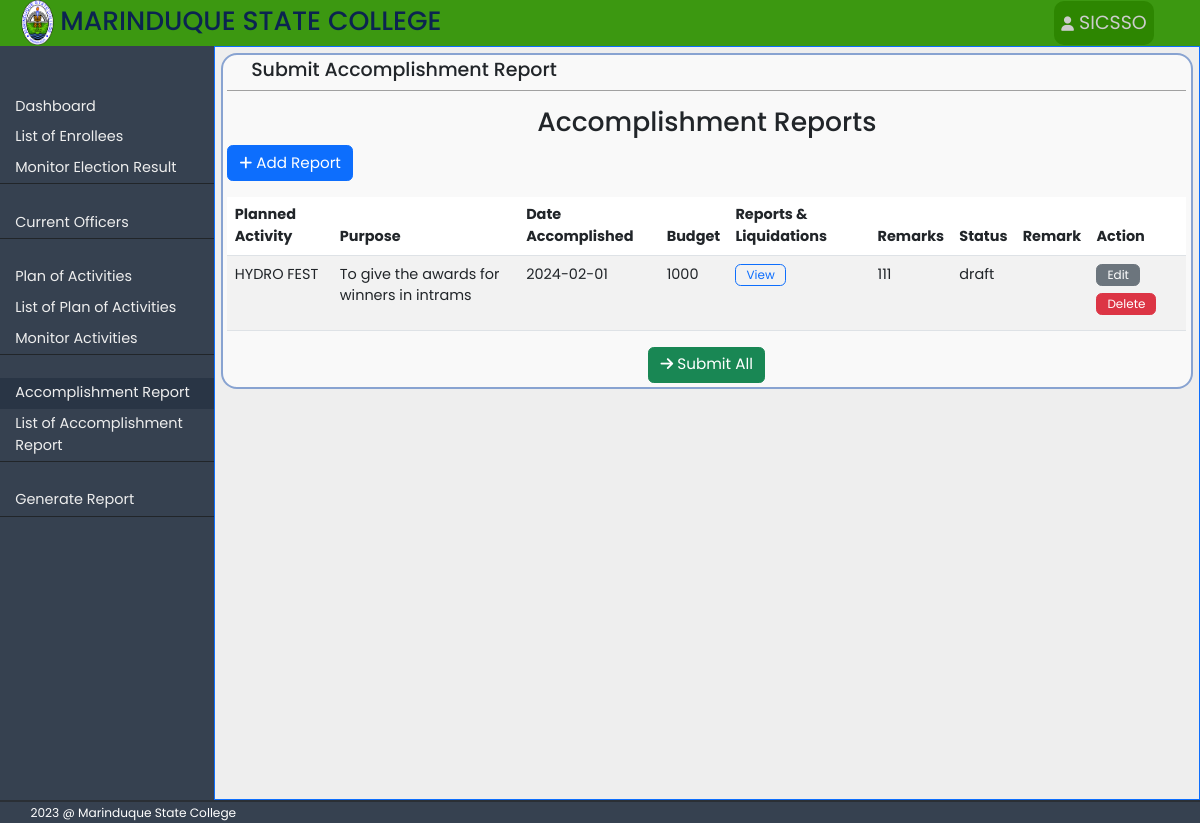
/student-org/student-org-accomplishment-report.php (signed in), run on the app's committed database.
### tables this page shows
CREATE TABLE `accomplishment_reports` (
  `id` int(11) NOT NULL,
  `planned_activity` varchar(50) NOT NULL,
  `purpose` varchar(100) NOT NULL,
  `date_accomplished` varchar(50) NOT NULL,
  `budget` varchar(50) NOT NULL,
  `liquidations` varchar(100) NOT NULL,
  `remarks` varchar(100) NOT NULL,
  `venue` varchar(100) DEFAULT NULL,
  `sponsors` varchar(100) DEFAULT NULL,
  `nature_of_activity` varchar(100) DEFAULT NULL,
  `beneficiaries` varchar(100) DEFAULT NULL,
  `target_output` varchar(100) DEFAULT NULL,
  `name_of_org` varchar(50) NOT NULL,
  `date_submitted` varchar(50) DEFAULT NULL,
  `school_year` varchar(50) DEFAULT NULL,
  `remark` varchar(100) NOT NULL DEFAULT '',
  `status` varchar(50) NOT NULL DEFAULT 'draft',
  `evaluated` varchar(100) NOT NULL
);

### classes/database.php (called while the page is built, shortened)
<?php
class database
{
  private $servername = 'localhost';
  private $username = 'root';
  private $password = '';
  private $dbname = 'etrack';
  public $mysqli = '';
  public function __construct()
  {
    $this->mysqli = new mysqli($this->servername, $this->username, $this->password, $this->dbname);
  }
  public function advanceSelect($table, $rows = '*', $where = '')
  {
    if ($where == '') {
      $sql = "SELECT $rows FROM $table";
      return $this->mysqli->query($sql);
    } else if($where != '') {
      $sql = "SELECT $rows FROM $table WHERE $where";
      return $this->mysqli->query($sql);
    }
  }
}

### student-org/student-org-accomplishment-report.php (the view, shortened to what this page needs)
<?php
include "../classes/database.php";
include "../classes/user.php";
$student_org = new database();
?>
<!DOCTYPE html>
<html lang="en">
<head>
  <link rel="stylesheet" href="../css/bootstrap/bootstrap.css?<?php echo time(); ?>">
  <link rel="stylesheet" href="../css/admin.css?<?php echo time(); ?>">
</head>
<body>
  <div class="body">
    <div class="header bg-green-1">
      <div class="d-flex align-items-center"><img class="header-logo" src="../images/msc_logo.png" alt="msc logo">
        <h3 class=" header-texts">MARINDUQUE STATE COLLEGE</h3>
      </div>
      <div class="dropdown">
        <button class="dropbtn"><i class="fa-solid fa-user"></i> <?php User::printSession('name_of_org'); ?></button>
      </div>
    </div>
    <div class="page-content">
    <?php
      require 'student-org-navigations.php';
    ?>
      <div class="content border border-primary">
        <div class="content-container">
          <div class="content-header">
            <h5>Submit Accomplishment Report</h5>
          </div>
          <h3 class="text-center">Accomplishment Reports</h3>
          <div class="d-flex justify-content-between">
            <a class="btn btn-primary mb-3" href="add-accomplishment-report.php"><i class="fa-solid fa-plus"></i> Add Report</a>
          </div>
          <div class="table-responsive">
            <table class="table table-striped table-hover">
              <thead>
                <tr>
                  <th>Planned Activity</th>
                  <th>Purpose</th>
                  <th>Date Accomplished</th>
                  <th>Budget</th>
                  <th>Reports & Liquidations</th>
                  <th>Remarks</th>
                  <th>Status</th>
                  <th>Remark</th>
                  <th>Action</th>
                </tr>
              </thead>
              <tbody>
                <?php
                $name_of_org = User::returnValueSession('name_of_org');
                $accomplishment_reports = $student_org->advanceSelect('accomplishment_reports', '*', "name_of_org = '$name_of_org' AND (status = 'draft' OR status = 'returned' OR status = 'submitted') ORDER BY id DESC");
                 while ($row = mysqli_fetch_assoc($accomplishment_reports)) {
                ?>
                <tr>
                  <td><?php echo $row['planned_activity']; ?></td>
                  <td><?php echo $row['purpose']; ?></td>
                  <td><?php echo $row['date_accomplished']; ?></td>
                  <td><?php echo $row['budget']; ?></td>
                  <td><a class="btn btn-outline-primary" href="../uploads/<?php echo $row['liquidations']; ?>" target="_blank">View</a></td>
                  <td><?php echo $row['remarks']; ?></td>
                  <td> <?php echo $row['status'] ?></td>
                  <td><?php echo $row['remark']; ?></td>
                  <td>
                    <a class="btn btn-secondary mb-2  <?php if($row['status'] == 'submitted'){ echo 'disabled';} ?> " href="edit-accomplishment-report.php?id=<?php echo $row['id']; ?>"> Edit</a>
                    <a class="btn btn-danger mb-2  <?php if($row['status'] == 'submitted'){ echo 'disabled';} ?> " href="delete-accomplishment-report.php?id=<?php echo $row['id']; ?>">Delete</a>
                  </td>
                </tr>
                <?php } ?>
              </tbody>
            </table>
          </div>
          <div class="d-flex justify-content-center">
            <a class="btn btn-success" href="submit-accomplishment-report.php"><i class="fa-solid fa-arrow-right"></i> Submit All</a>
          </div>
        </div>
      </div>
    </div>
  </div>
  <?php
    require 'student-org-footer.php';
  ?>
</body>
</html>

### css/admin.css (style rules this page uses)
* { box-sizing: border-box; font-family: Poppins, sans-serif; padding: 0; margin: 0; word-wrap: break-word; font-size: .95rem; }
a { text-decoration: none; color: #EEEEEE; }
.bg-green-1 { background-color: #3C9811; }
.body { max-width: 1440px; margin: auto; }
.header { height: 3rem; max-width: 1440px; padding: 0 3rem 0 1rem; display: flex; justify-content: space-between; align-items: center; }
.header-logo { height: 45px; }
.header-texts { margin-top: .3rem; color: #0b2450; }
.page-content { display: flex; }
.content { width: 90%; padding: .4rem; background-color: #EEEEEE; }
.content-container { background: #f9f9f9; border: 2px solid rgba(25, 78, 170, 0.5); border-radius: 16px; padding: 0.3rem; overflow: hidden; }
.content-header { padding: 0 2vw; border-bottom: 1px solid #a1a1a1; margin-bottom: 1rem; }
.dropbtn { background-color:#2d8601 ; color: rgb(31, 31, 31); padding: .5rem; font-size: 1.25rem; border: none; cursor: pointer; border-radius: 10px; }
button.dropbtn { color: rgb(204, 204, 204); }
.dropdown { position: relative; display: inline-block; }
table { word-wrap: break-word; }
td .btn { font-size: 0.83em; padding: 1px 10px; }

### data on the page
accomplishment_reports: planned_activity "HYDRO FEST", purpose "To give the awards for winners in intrams", date_accomplished "2024-02-01", budget "1000", remarks "111", status "draft"

### other printed values
$_SESSION["$name_of_session"] "SICSSO"
